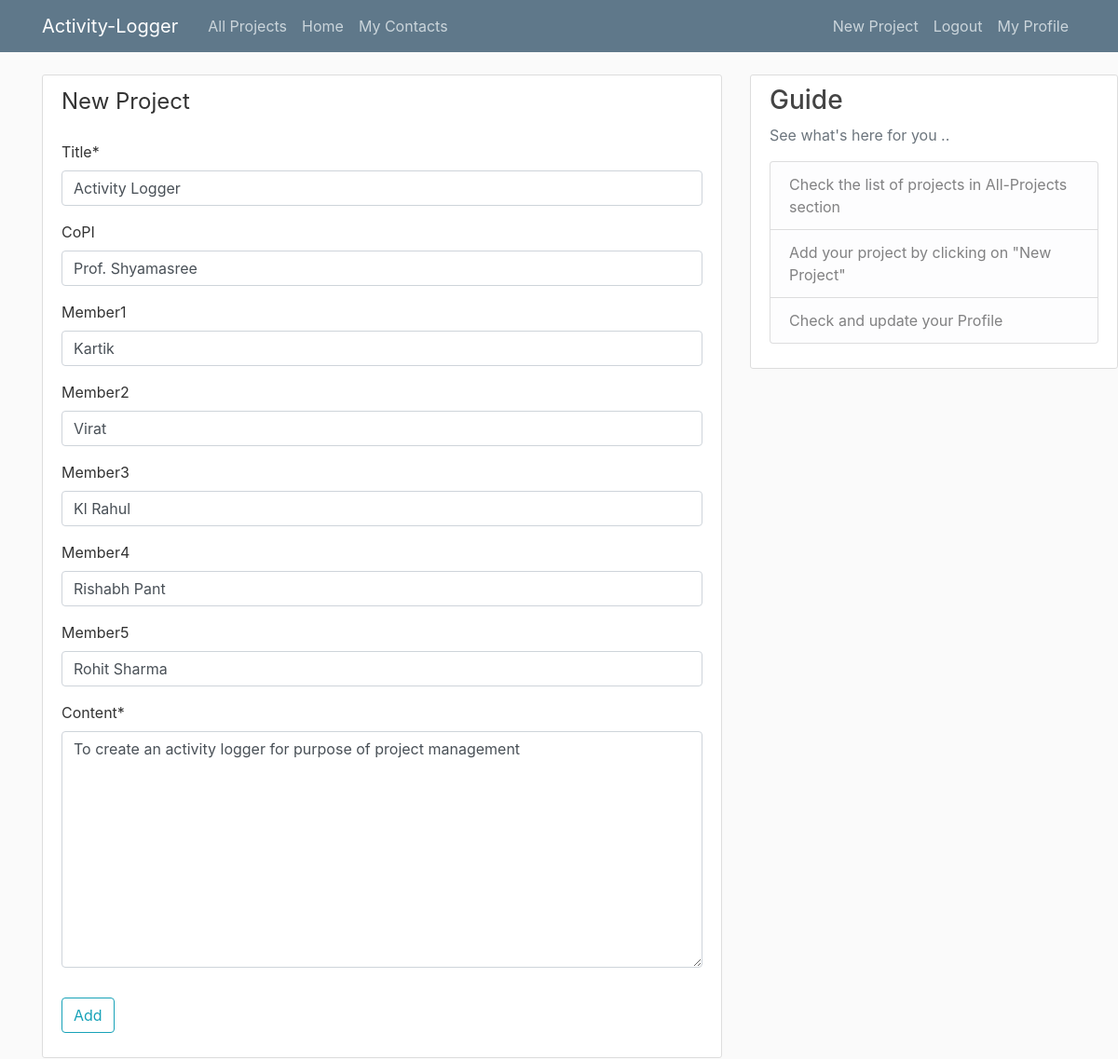
/post/16/update/ (signed in), run on the app's committed database.
### blog/models.py (models this page shows, shortened)
class Post(models.Model):
	title = models.CharField(max_length=100)
	content = models.TextField()
	PI = models.CharField(max_length=100, blank=True, default='')
	coPI = models.CharField(max_length=100, blank=True, default='')
	member1 = models.CharField(max_length=100, blank=True, default='')
	member2 = models.CharField(max_length=100, blank=True, default='')
	member3 = models.CharField(max_length=100, blank=True, default='')
	member4 = models.CharField(max_length=100, blank=True, default='')
	member5 = models.CharField(max_length=100, blank=True, default='')
	funding = models.DecimalField(decimal_places=2,max_digits=15)
	sanctionedAmount = models.DecimalField(decimal_places=2,max_digits=15)
	startDate = models.DateField()
	endDate = models.DateField()
	date = models.DateTimeField(default=timezone.now)
	author = models.ForeignKey(User, on_delete=models.CASCADE)

### blog/views.py (the view, shortened to what this page needs)
# urls.py: path('post/<int:pk>/update/', PostUpdateView.as_view(), name='post-update'),
class PostUpdateView(LoginRequiredMixin, UserPassesTestMixin, UpdateView):
	model = Post
	fields = ['title','coPI','member1', 'member2','member3','member4','member5', 'content']
	def test_func(self):
		post = self.get_object()
		validnames = []
		validnames.append(post.PI)
		validnames.append(post.coPI)
		validnames.append(post.member1)
		validnames.append(post.member2)
		validnames.append(post.member3)
		validnames.append(post.member4)
		validnames.append(post.member5)
		if self.request.user == post.author or self.request.user.username in validnames:
			return True
		return False

### blog/templates/blog/post_form.html (shortened to what this page needs)
{% extends "blog/base.html" %}
{% load crispy_forms_tags %}
{% block content %}
	<div class="content-section">
		<form method="POST">
			<fieldset class="form-group">
				<legend class="borfer-bottom mb-4">
					New Project
				</legend>
				{{ form|crispy }}
			</fieldset>
			<div class="form-group">
				<button class="btn btn-outline-info" type="submit"> Add </button>
			</div>
		</form>
	</div>
{% endblock content %}

### blog/static/blog/main.css (style rules this page uses)
body { background: #fafafa; color: #333333; margin-top: 5rem; }
.content-section { background: #ffffff; padding: 10px 20px; border: 1px solid #dddddd; border-radius: 3px; margin-bottom: 20px; }

### data on the page
Post: title "Activity Logger", coPI "Prof. Shyamasree", member1 "Kartik", member2 "Virat", member3 "Kl Rahul", member4 "Rishabh Pant", member5 "Rohit Sharma", content "To create an activity logger for purpose of project management"
